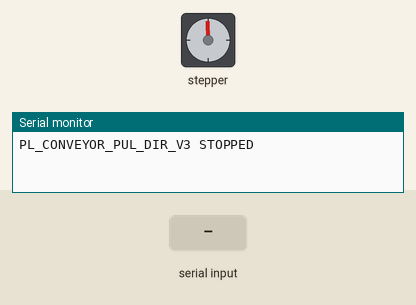
Bench run of a sketch on a simulated Arduino Uno, built with avr-gcc and run on an emulated ATmega328P. Parts: stepper motor, the last lines printed to the serial monitor. Wiring (inferred from the names in the program): stepper motor driver (200 steps per turn assumed): step pin 5; direction pin 6. The test bench sets the inputs (shaded band).

Above: at 1.2 s.
1.3 s: "RUN\n" received over Serial
At 1.75 s:
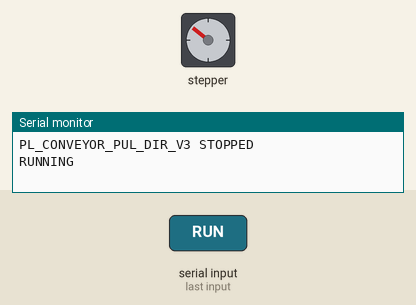
At 2.35 s:
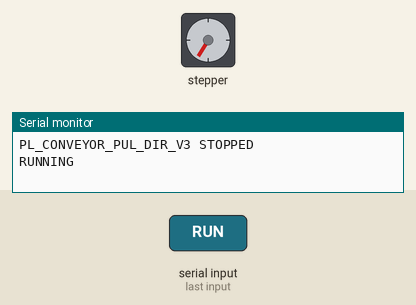
4.3 s: "RUN\n" received over Serial
At 4.75 s:
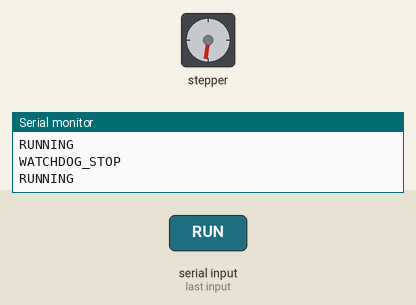
7.3 s: "1\n" received over Serial
Timing chart, 0 to 10.3 s (numbered marks = the images above; inputs shaded):
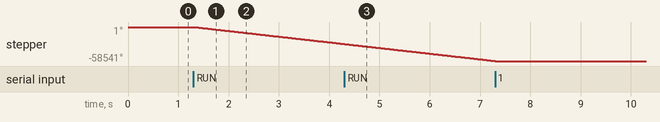

The sketch:

ConveyorYoloControl.ino
```cpp
// PUL/DIR driver: matches the user's verified working sketch: PUL 5, DIR 6, 80 us.
// USB serial 9600 baud. Starts stopped; RUN must be requested explicitly.
#include <string.h>
const int PUL_PIN = 5;
const int DIR_PIN = 6;
const unsigned int PULSE_DELAY = 80; // nominal microseconds per half pulse
const unsigned long PC_TIMEOUT_MS = 3000;

bool conveyorRunning = false;
unsigned long lastPcMessage = 0;
char commandBuffer[32];
byte commandLength = 0;
bool commandOverflow = false;

void conveyorForward() {
  digitalWrite(DIR_PIN, LOW);
  conveyorRunning = true;
}

void conveyorStop() {
  conveyorRunning = false;
  digitalWrite(PUL_PIN, HIGH); // same idle level as the original sketch
}

void printState() {
  Serial.println(conveyorRunning ? "RUNNING" : "STOPPED");
}

void handleCommand() {
  commandBuffer[commandLength] = '\0';
  if (strcmp(commandBuffer, "STOP") == 0) {
    conveyorStop();
    lastPcMessage = millis();
    printState();
  } else if (strcmp(commandBuffer, "RUN") == 0) {
    lastPcMessage = millis();
    conveyorForward();
    printState();
  } else if (strcmp(commandBuffer, "PING") == 0) {
    lastPcMessage = millis();
    printState();
  } else if (strcmp(commandBuffer, "HELLO") == 0) {
    lastPcMessage = millis();
    Serial.print("PL_CONVEYOR_PUL_DIR_V3 ");
    printState();
  } else {
    Serial.println("ERROR UNKNOWN_COMMAND");
  }
}

void setup() {
  pinMode(PUL_PIN, OUTPUT);
  pinMode(DIR_PIN, OUTPUT);
  digitalWrite(DIR_PIN, LOW);
  conveyorStop();
  Serial.begin(9600);
  lastPcMessage = millis();
  Serial.println("PL_CONVEYOR_PUL_DIR_V3 STOPPED");
}

void loop() {
  // Bounded serial work prevents a byte stream starving pulses/watchdog.
  for (byte count = 0; count < 16 && Serial.available() > 0; ++count) {
    char value = (char)Serial.read();
    if (value == '\r') continue;
    if (value == '\n') {
      if (commandOverflow) Serial.println("ERROR COMMAND_TOO_LONG");
      else if (commandLength > 0) handleCommand();
      commandLength = 0;
      commandOverflow = false;
    } else if (commandLength < sizeof(commandBuffer) - 1) {
      commandBuffer[commandLength++] = value;
    } else {
      commandOverflow = true;
    }
  }
  if (conveyorRunning && (unsigned long)(millis() - lastPcMessage) >= PC_TIMEOUT_MS) {
    conveyorStop();
    Serial.println("WATCHDOG_STOP");
  }
  if (conveyorRunning) {
    // One pulse per loop; no blocking 5-second run or 3-second stop.
    digitalWrite(PUL_PIN, LOW);
    delayMicroseconds(PULSE_DELAY);
    digitalWrite(PUL_PIN, HIGH);
    delayMicroseconds(PULSE_DELAY);
  }
}
```

Measured:
- after the input at 1.3 s, stepper: keeps turning counter-clockwise at about 9760°/s, starting at once
